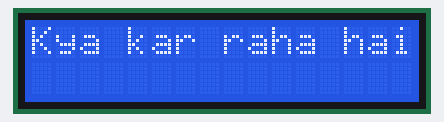
Recording of a sketch running on a simulated Arduino Uno, built with avr-gcc and run on an emulated ATmega328P. Shown: 16×2 character LCD.

Above: at 0.1 s.
At 2.1 s:
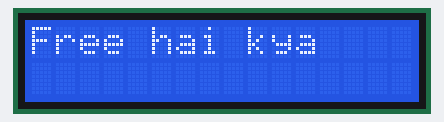
At 4.2 s:
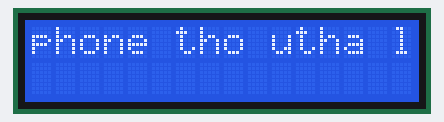

The sketch:

sketch_apr30a.ino
```cpp
#include<Wire.h>
#include<LiquidCrystal_I2C.h >

LiquidCrystal_I2C lcd(0x3F, 16 , 2);
 void setup(){
  lcd.init();
  Serial.begin(9600);
  lcd.backlight();

 }
 void loop(){
  lcd.setCursor(0, 0);
  lcd.print("Kya kar raha hai");
  delay(2000);
  lcd.clear();
  lcd.setCursor(0, 0);
  lcd.print("Free hai kya ");
  delay(2000);
  lcd.clear();
  lcd.setCursor(0, 0);
  lcd.print("phone tho utha le ");
  delay(2000);
  lcd.clear();
 }
```

Measured:
- by itself, everything shown: repeats every 6.1 s, in 4 steps
- what the display in image 1 shows lasts 2.0 s, from 2.1 s to 4.1 s
